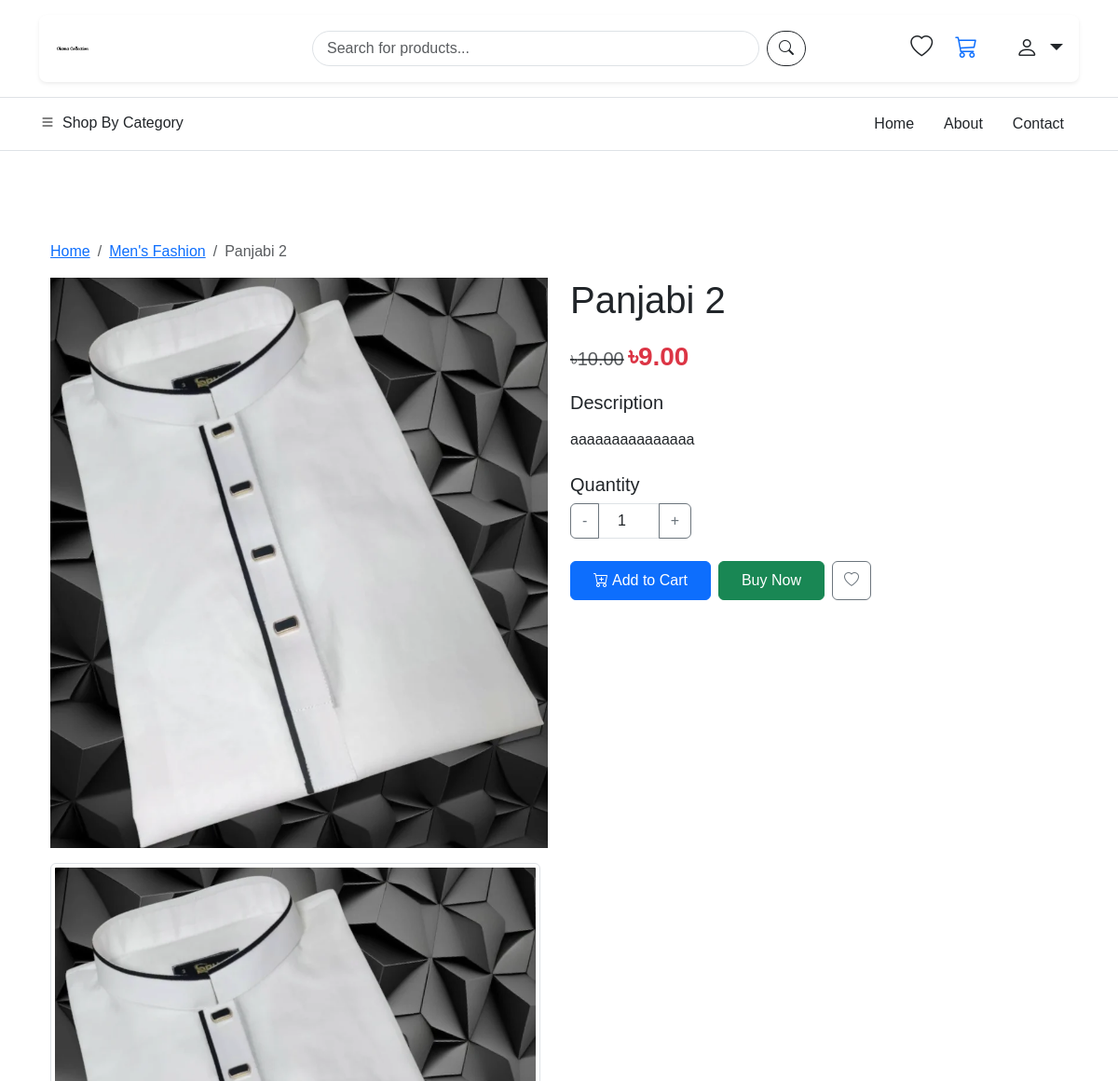
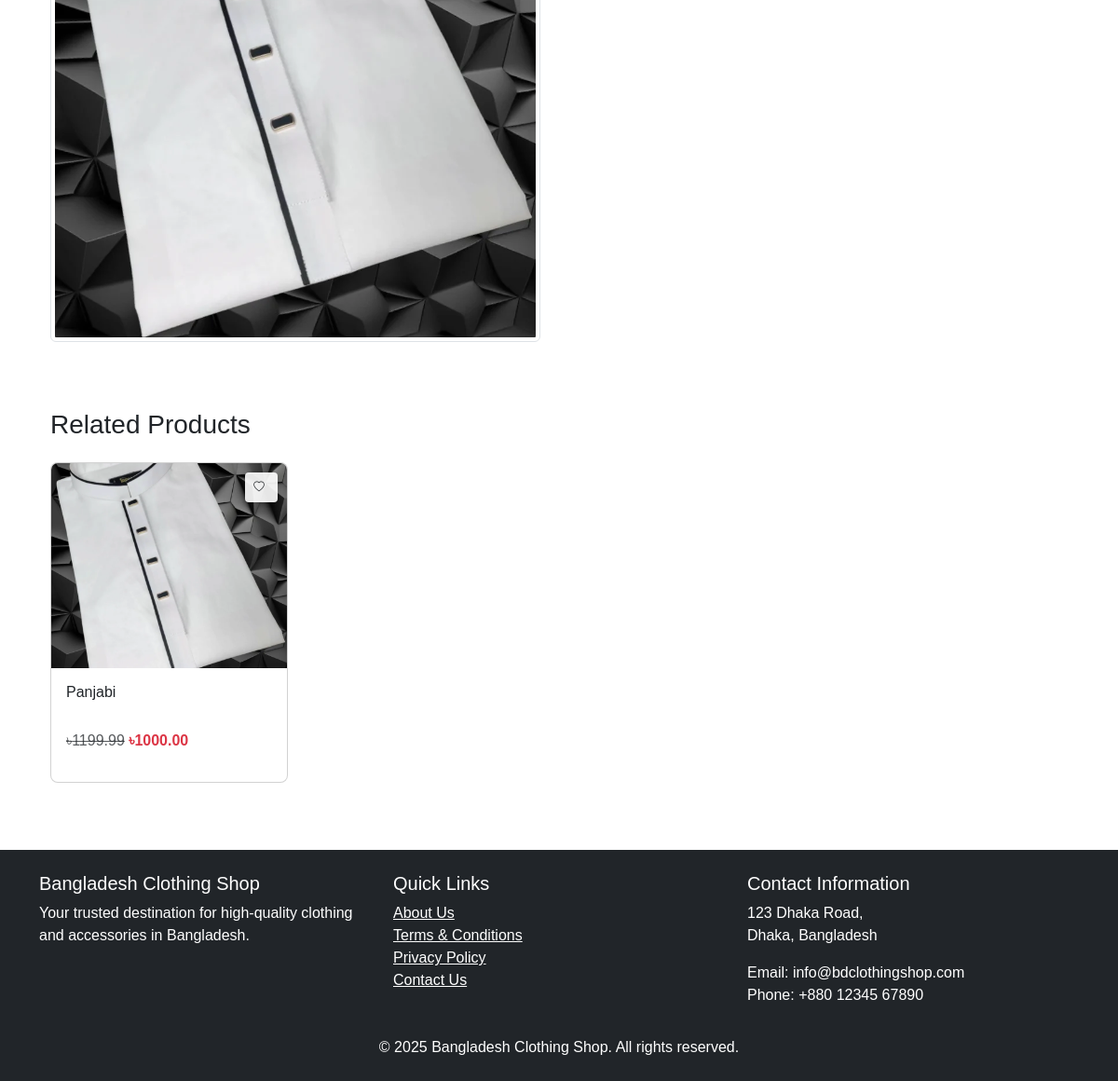
Page /products/panjabi-2/ on the committed database (2 pictures, top to bottom).
### products/models.py (models this page shows, shortened)
class Product(models.Model):
    PRODUCT_TYPE_CHOICES = (
        ('simple', 'Simple Product'),
        ('variable', 'Variable Product')
    )
    name = models.CharField(max_length=255)
    slug = models.SlugField(unique=True)
    description = models.TextField()
    category = models.ForeignKey(Category, on_delete=models.CASCADE)
    price = models.DecimalField(max_digits=10, decimal_places=2)
    discount_price = models.DecimalField(max_digits=10, decimal_places=2, null=True, blank=True)
    is_featured = models.BooleanField(default=False)
    is_active = models.BooleanField(default=True)
    created_at = models.DateTimeField(auto_now_add=True)
    updated_at = models.DateTimeField(auto_now=True)
    product_type = models.CharField(max_length=10, choices=PRODUCT_TYPE_CHOICES, default='simple')
    stock_quantity = models.PositiveIntegerField(default=0, null=True, blank=True)
    sku = models.CharField(max_length=100, null=True, blank=True)

class Category(models.Model):
    name = models.CharField(max_length=100)
    slug = models.SlugField(unique=True)
    parent = models.ForeignKey('self', on_delete=models.CASCADE, null=True, blank=True, related_name='children')
    class Meta:
        verbose_name_plural = 'Categories'

class ProductImage(models.Model):
    product = models.ForeignKey(Product, on_delete=models.CASCADE, related_name='images')
    image = models.ImageField(upload_to='products/')
    alt_text = models.CharField(max_length=255, null=True, blank=True)
    is_main = models.BooleanField(default=False)

### products/views.py (the view)
# urls.py: path('<slug:slug>/', views.product_detail, name='product_detail'),
def product_detail(request, slug):
    product = get_object_or_404(Product, slug=slug)
    variants = ProductVariant.objects.filter(product=product)
    related_products = Product.objects.filter(
        category=product.category
    ).exclude(id=product.id)[:4]
    context = {
        'product': product,
        'variants': variants,
        'related_products': related_products,
    }
    return render(request, 'products/product_detail.html', context)

### cart/models.py (called while the page is built)
    @property
    def total_items(self):
        return sum(item.quantity for item in self.items.all())

### templates/products/product_detail.html (shortened to what this page needs)
{% extends 'base.html' %}
{% load static %}
{% block content %}
<div class="container my-5">
    <nav aria-label="breadcrumb">
        <ol class="breadcrumb">
            <li class="breadcrumb-item"><a href="{% url 'home' %}">Home</a></li>
            <li class="breadcrumb-item"><a href="#">{{ product.category.name }}</a></li>
            <li class="breadcrumb-item active" aria-current="page">{{ product.name }}</li>
        </ol>
    </nav>
    <div class="row">
        <div class="col-md-6 mb-4">
            <div class="product-images">
                {% with main_image=product.images.first %}
                <div class="main-image-container mb-3">
                    {% if main_image %}
                    <img src="{{ main_image.image.url }}" alt="{{ product.name }}" class="img-fluid main-product-image">
                    {% else %}
                    <img src="{% static 'images/no-image.png' %}" alt="No Image Available" class="img-fluid main-product-image">
                    {% endif %}
                </div>
                {% endwith %}
                <div class="thumbnail-container d-flex">
                    {% for image in product.images.all %}
                    <div class="thumbnail-item me-2">
                        <img src="{{ image.image.url }}" alt="{{ product.name }}" class="img-thumbnail thumbnail-image"
                             onclick="document.querySelector('.main-product-image').src = this.src">
                    </div>
                    {% endfor %}
                </div>
            </div>
        </div>
        <div class="col-md-6">
            <h1 class="mb-3">{{ product.name }}</h1>
            {% if product.discount_price %}
            <div class="product-price mb-3">
                <span class="text-muted text-decoration-line-through fs-5">৳{{ product.price }}</span>
                <span class="fw-bold text-danger fs-3">৳{{ product.discount_price }}</span>
            </div>
            {% else %}
            <div class="product-price mb-3">
                <span class="fw-bold fs-3">৳{{ product.price }}</span>
            </div>
            {% endif %}
            <div class="product-description mb-4">
                <h5>Description</h5>
                <p>{{ product.description|linebreaks }}</p>
            </div>
            <div class="quantity-selector mb-4">
                <h5>Quantity</h5>
                <div class="input-group" style="width: 130px;">
                    <button class="btn btn-outline-secondary" type="button" id="decrease-qty">-</button>
                    <input type="number" class="form-control text-center" value="1" min="1" id="quantity">
                    <button class="btn btn-outline-secondary" type="button" id="increase-qty">+</button>
                </div>
            </div>
            <div class="product-actions d-flex mb-4">
                <button class="btn btn-primary me-2 px-4 py-2" id="add-to-cart-btn"
                        data-variant-id="{% if variants %}{{ variants.0.id }}{% else %}{{ product.id }}{% endif %}">
                    <i class="bi bi-cart-plus me-1"></i>Add to Cart
                </button>
                <form method="post" action="{% url 'products:buy_now' product.id %}" class="d-inline">
                    <button type="submit" class="btn btn-success px-4 py-2">Buy Now</button>
                </form>
                <button class="btn btn-outline-secondary ms-2" id="add-to-wishlist" data-product-id="{{ product.id }}">
                    <i class="bi bi-heart"></i>
                </button>
            </div>
        </div>
    </div>
    {% if related_products %}
    <section class="related-products mt-5">
        <h3 class="mb-4">Related Products</h3>
        <div class="row g-4">
            {% for related in related_products %}
            <div class="col-md-3 col-sm-6">
                <div class="card product-card h-100">
                    <div class="product-image-container">
                        <a href="{% url 'products:product_detail' related.slug %}">
                            {% with product_image=related.images.first %}
                            {% if product_image %}
                            <img src="{{ product_image.image.url }}" class="card-img-top" alt="{{ related.name }}">
                            {% else %}
                            <img src="{% static 'images/no-image.png' %}" class="card-img-top" alt="No Image Available">
                            {% endif %}
                            {% endwith %}
                        </a>
                        <button class="btn wishlist-btn" data-product-id="{{ related.id }}">
                            <i class="bi bi-heart"></i>
                        </button>
                    </div>
                    <div class="card-body">
                        <h5 class="card-title product-title">
                            <a href="{% url 'products:product_detail' related.slug %}" class="text-decoration-none text-dark">
                                {{ related.name }}
                            </a>
                        </h5>
                        <div class="d-flex justify-content-between align-items-center mb-3">
                            {% if related.discount_price %}
                            <p class="card-text mb-0">
                                <span class="text-muted text-decoration-line-through">৳{{ related.price }}</span>
                                <span class="fw-bold text-danger">৳{{ related.discount_price }}</span>
                            </p>
                            {% else %}
                            <p class="card-text fw-bold mb-0">৳{{ related.price }}</p>
                            {% endif %}
                        </div>
                    </div>
                </div>
            </div>
            {% endfor %}
        </div>
    </section>
    {% endif %}
</div>
{% endblock %}

### static/css/style.css (style rules this page uses)
body { font-family: 'Hind Siliguri', Arial, sans-serif; }
.product-card { transition: transform 0.3s ease, box-shadow 0.3s ease; border-radius: 8px; overflow: hidden; position: relative; }
.product-image-container { position: relative; overflow: hidden; }
.product-card img { height: 220px; object-fit: cover; transition: transform 0.5s ease; width: 100%; }
.wishlist-btn { position: absolute; top: 10px; right: 10px; background-color: white; border-radius: 50%; width: 35px; height: 35px; display: flex; align-items: center; justify-content: center; border: none; box-shadow: 0 2px 5px rgba(0,0,0,0.2); opacity: 0.9; transition: all 0.3s ease; }
.product-title { font-size: 1rem; font-weight: 500; margin-bottom: 10px; height: 40px; overflow: hidden; display: -webkit-box; -webkit-line-clamp: 2; -webkit-box-orient: vertical; }
.product-card .btn { height: 32px; padding: 0 8px; font-size: 0.8rem; font-weight: 500; display: flex; align-items: center; justify-content: center; border-radius: 4px; text-transform: none; }
.product-card .btn i { font-size: 0.9em; margin-right: 5px; }

### rows in the picture
Product: category.name "Men's Fashion", name "Panjabi 2", price "10.00", discount_price "9.00", description "aaaaaaaaaaaaaaa"
ProductImage: image (picture)
Product: images.first.image (picture), name "Panjabi", price "1199.99", discount_price "1000.00"
